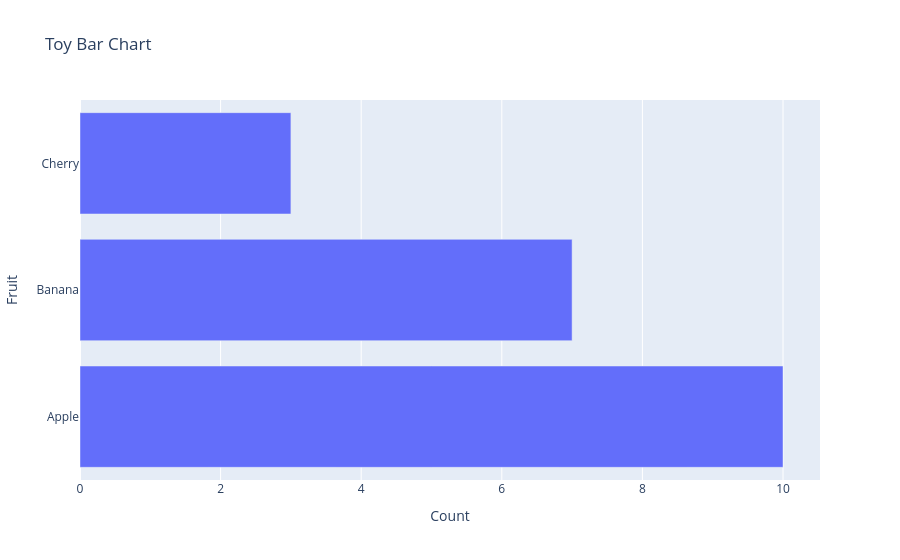

The notebook cell saved with this chart:
### Markdown cell above
3. Contoh grafik batang horizontal sederhana (data buah: Apple, Banana, Cherry)

### Code cell
import plotly.express as px

# Toy bar chart
toy_data = pd.DataFrame({
    "fruit": ["Apple", "Banana", "Cherry"],
    "count": [10, 7, 3]
})
fig = px.bar(
    toy_data,
    x="count",
    y="fruit",
    orientation="h",
    title="Toy Bar Chart"
)
fig.update_layout(xaxis_title="Count", yaxis_title="Fruit")
fig.show()

### Figure 1 — Plotly figure (JSON) as saved in the notebook; plotly's stock layout.template omitted (floating-point values rounded to 4 significant figures)
{"data": [{"hovertemplate": "count=%{x}<br>fruit=%{y}<extra></extra>", "legendgroup": "", "marker": {"color": "#636efa", "pattern": {"shape": ""}}, "name": "", "orientation": "h", "showlegend": false, "textposition": "auto", "type": "bar", "x": [10, 7, 3], "xaxis": "x", "y": ["Apple", "Banana", "Cherry"], "yaxis": "y"}], "layout": {"barmode": "relative", "legend": {"tracegroupgap": 0}, "title": {"text": "Toy Bar Chart"}, "xaxis": {"anchor": "y", "domain": [0, 1], "title": {"text": "Count"}}, "yaxis": {"anchor": "x", "domain": [0, 1], "title": {"text": "Fruit"}}}}
